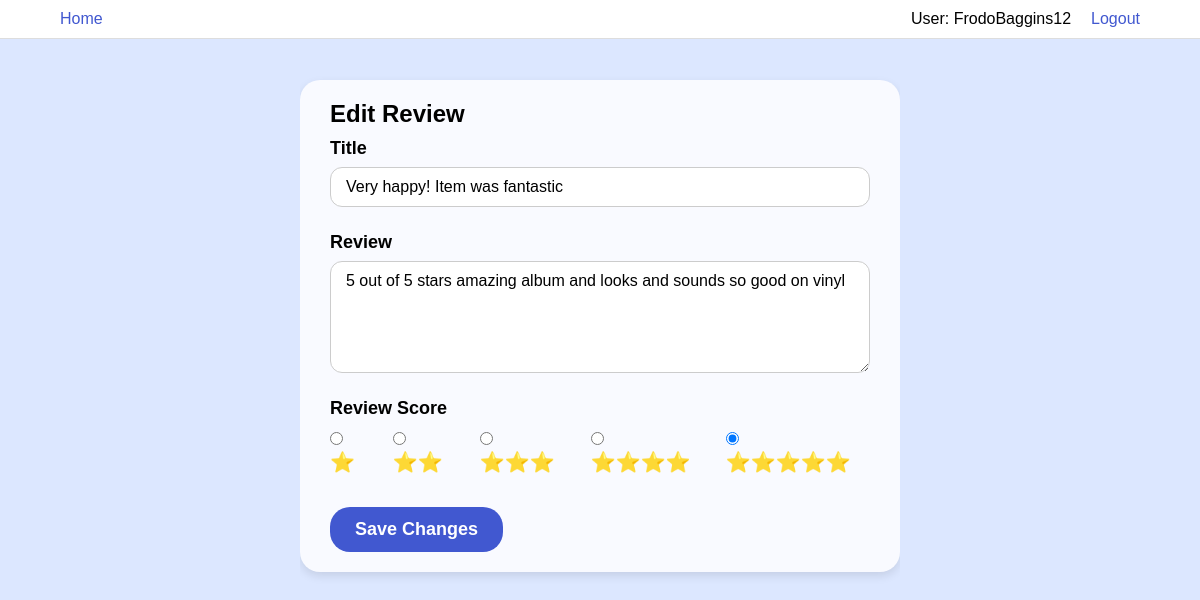
/edit-review/d3661fff-d941-42e5-a164-9c4af6caf3f4/3a179b14-8ed3-4f57-8aac-498e6b0dd89c (signed in), run on the app's committed database.
### tables this page shows
CREATE TABLE Users (
        username TEXT PRIMARY KEY,
        password TEXT NOT NULL,
        is_admin INTEGER NOT NULL
    );

CREATE TABLE Reviews (
        review_id TEXT PRIMARY KEY,
        product_id TEXT NOT NULL,
        username TEXT NOT NULL,
        review_title TEXT NOT NULL,
        review_body TEXT NOT NULL,
        review_score INTEGER NOT NULL,
        FOREIGN KEY (product_id) REFERENCES Products(product_id),
        FOREIGN KEY (username) REFERENCES Users(username)
    );

### Source/flask_app.py (the view, shortened to what this page needs)
@app.route("/edit-review/<product_id>/<review_id>", methods=["GET", "POST"])
@login_required
def edit_review(product_id, review_id):
    review = get_review_by_id(review_id)
    if not review:
        flash("Review not found", "error")
        return redirect(url_for("review_page", product_id=product_id))
    return render_template("edit-review-page.html", review=review, product_id=product_id)

### Source/Helpers/build_user_class_from_database_helper.py (called while the page is built)
def build_user(username):
    query = f"SELECT is_admin FROM {USER_TABLE_NAME} WHERE username = ? LIMIT 1"
    cur, con = query_database(query, params=(username,))
    result = cur.fetchone()
    con.close()
    if result is None:
        return None
    else:
        return User(username, bool(result[0]))

### Source/Helpers/database_query_helper.py (called while the page is built)
def query_database(query, **kwargs):
    base_dir = os.path.dirname(os.path.abspath(__file__))
    full_path = os.path.join(base_dir, "../..", "Databases", DATABASE_FILE_NAME)
    params = kwargs.get('params', None)
    con = sqlite3.connect(full_path)
    con.execute("PRAGMA foreign_keys = ON")  # Enable foreign keys
    cur = con.cursor()
    if params is None:
        result = cur.execute(query)
    else:
        result = cur.execute(query, params)
    con.commit()
    return result, con

### Source/Helpers/get_review_by_id_helper.py (called while the page is built)
def get_review_by_id(review_id):
    query = f"""
        SELECT review_id, review_title, review_body, review_score, username, product_id
        FROM {REVIEW_TABLE_NAME}
        WHERE review_id = ?
        LIMIT 1
    """
    params = (review_id,)
    cur, con = query_database(query, params=params)
    row = cur.fetchone()
    con.close()
    if row is None:
        return None
    review = Review(
        review_id=row[0],
        review_title=row[1],
        review_body=row[2],
        review_score=row[3],
        username=row[4],
        product_id=row[5]
    )
    return review

### Source/Models/user.py (called while the page is built)
    def get_id(self):
        return self.username

    @property
    def is_authenticated(self):
        return True

### Source/flask_app.py (called while the page is built)
@login_manager.user_loader
def load_user(username):
    return build_user(username)

### Source/templates/edit-review-page.html (shortened to what this page needs)
{% extends "base-template.html" %}
{% block stylesheet %}
<link rel="stylesheet" href="{{ url_for('static', filename='CSS/edit-review-page.css') }}">
{% endblock %}
{% block content %}
<div class="edit-box">
  <h2>Edit Review</h2>
  <form method="POST">
    <div class="field">
      <label for="review_title">Title</label>
      <input type="text" id="review_title" name="review_title" value="{{ review.review_title }}" required>
    </div>
    <div class="field">
      <label for="review_body">Review</label>
      <textarea id="review_body" name="review_body" rows="5" required>{{ review.review_body }}</textarea>
    </div>
    <div class="field">
      <label>Review Score</label>
      <div class="radio-group">
        {% for i in range(1, 6) %}
        <label>
          <input type="radio" name="review_score" value="{{ i }}" {% if review.review_score == i %}checked{% endif %} required> {{ "⭐️" * i }}
        </label>
        {% endfor %}
      </div>
    </div>
    <button type="submit">Save Changes</button>
  </form>
</div>
{% endblock %}

### Source/templates/base-template.html (shortened to what this page needs)
<!DOCTYPE html>
<html lang="en" dir="ltr">
  <head>
    <link rel="stylesheet" href="{{ url_for('static', filename='CSS/constants.css') }}">
    <link rel="stylesheet" href="{{ url_for('static', filename='CSS/base-template.css') }}">
    {% block stylesheet %}{% endblock%}
  </head>
  <body>
    {% block header %}
    <header class="site-header">
      <nav class="navbar">
        <a href="{{ url_for('root_page') }}" class="nav-left link">Home</a>
        <div class="nav-right-group">
          <span>User: {{ current_user.get_id() }}</span>
          <a href="{{ url_for('logout') }}" class="link">Logout</a>
        </div>
      </nav>
    </header>
    {% endblock %}
    {% block content %}{% endblock %}
  </body>
</html>

### Source/static/CSS/constants.css (style rules this page uses)
:root { --webpage-background: #dce7ff; --header-gradient: linear-gradient(-190deg, #8e98c5, #3239a8); --button-gradient: linear-gradient(10deg, #6c749a, #0b16ba); --border-colour: #4158d0; }

### Source/static/CSS/base-template.css (style rules this page uses)
* { margin: 0; padding: 0; box-sizing: border-box; font-family: 'Amazon Ember', sans-serif; }
html,body { padding-top: 20px; display: flex; justify-content: center; align-items: center; height: auto; width: auto; overflow-y: auto; place-items: center; background: var(--webpage-background); }
.site-header { width: 100%; background-color: #fff; border-bottom: 1px solid #ddd; position: fixed; top: 0; left: 0; z-index: 1000; padding: 10px 40px; box-sizing: border-box; }
.link { color: var(--border-colour); }
.navbar { display: flex; justify-content: space-between; align-items: center; padding: 0 20px; }
.nav-left { text-decoration: none; user-select: none; }
.nav-right-group { display: flex; gap: 20px; align-items: center; user-select: none; }
.nav-right-group a { text-decoration: none; }

### Source/static/CSS/edit-review-page.css (style rules this page uses)
.edit-box { max-width: 600px; margin: 40px auto; padding: 20px 30px; background: #f9faff; border-radius: 20px; box-shadow: 0 4px 10px rgba(0,0,0,0.1); }
.edit-box h2 { padding-bottom: 10px; }
.field { margin-bottom: 25px; display: flex; flex-direction: column; }
label { font-weight: 600; font-size: 18px; margin-bottom: 8px; user-select: none; }
input[type="text"], textarea { padding: 10px 15px; font-size: 16px; border-radius: 12px; border: 1px solid #ccc; resize: vertical; transition: border-color 0.3s ease; }
.radio-group { display: flex; gap: 15px; }
.radio-group label { font-size: 20px; user-select: none; cursor: pointer; }
input[type="radio"] { margin-right: 6px; cursor: pointer; }
button { background: #4158d0; color: white; padding: 12px 25px; font-size: 18px; font-weight: 600; border: none; border-radius: 20px; cursor: pointer; transition: background-color 0.3s ease; user-select: none; }

### data on the page
Users: get_id "FrodoBaggins12"
Reviews: review_title "Very happy! Item was fantastic", review_body "5 out of 5 stars amazing album and looks and sounds so good on vinyl", review_score "☐ ⭐️" "☐ ⭐️⭐️" "☐ ⭐️⭐️⭐️" "☐ ⭐️⭐️⭐️⭐️" "☑ ⭐️⭐️⭐️⭐️⭐️"

### other printed values
{{ "⭐️" * i }} "⭐️" "⭐️⭐️" "⭐️⭐️⭐️" "⭐️⭐️⭐️⭐️" "⭐️⭐️⭐️⭐️⭐️"
